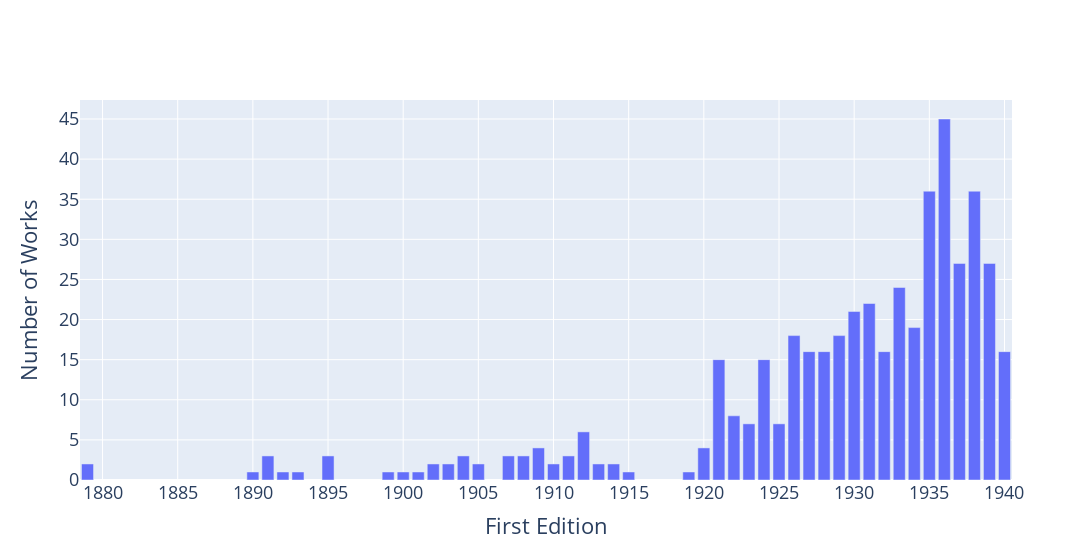

Source (notebook cell):
### Code cell
# let's plot first_edition_over_years_df
plot_df = first_edition_over_years_df
fig = px.bar(plot_df, title="First edition value counts")
# turn of legend
fig.update_layout(showlegend=False)
# turn off title
fig.update_layout(title="")
# y axis title "Darbu skaits"
# fig.update_yaxes(title="Darbu skaits")
fig.update_yaxes(title="Number of Works")
# x axis title "Pirmizdevums grāmatā
# fig.update_xaxes(title="Pirmizdevums grāmatā")
fig.update_xaxes(title="First Edition")
# save html
SAVE_HTML = False
if SAVE_HTML:
    fig.write_html("../html/first_edition_value_counts.html")
# fig.write_html("../html/first_edition_value_counts.html")
# save img
# fig.write_image("../img/first_edition_value_counts.png")
# font size 18
fig.update_layout(font=dict(size=18))
# show years every 5
fig.update_xaxes(tick0=0, dtick=5)
# let's make x gridlines every 10 years
fig.update_xaxes(showgrid=True, gridwidth=1, gridcolor='white')
# width 1000
fig.update_layout(width=1242)
# save as png
# fig.write_image("../img/first_edition_value_counts.png") # FIXME kaleido not installed
fig.show()

### Figure 1 — Plotly figure (JSON) as saved in the notebook; plotly's stock layout.template omitted (floating-point values rounded to 4 significant figures)
{"data": [{"alignmentgroup": "True", "hovertemplate": "variable=firstEditionCount<br>year=%{x}<br>value=%{y}<extra></extra>", "legendgroup": "firstEditionCount", "marker": {"color": "#636efa", "pattern": {"shape": ""}}, "name": "firstEditionCount", "offsetgroup": "firstEditionCount", "orientation": "v", "showlegend": true, "textposition": "auto", "type": "bar", "x": [1879, 1890, 1891, 1892, 1893, 1895, 1899, 1900, 1901, 1902, 1903, 1904, 1905, 1907, 1908, 1909, 1910, 1911, 1912, 1913, 1914, 1915, 1919, 1920, 1921, 1922, 1923, 1924, 1925, 1926, 1927, 1928, 1929, 1930, 1931, 1932, 1933, 1934, 1935, 1936, 1937, 1938, 1939, 1940], "xaxis": "x", "y": [2, 1, 3, 1, 1, 3, 1, 1, 1, 2, 2, 3, 2, 3, 3, 4, 2, 3, 6, 2, 2, 1, 1, 4, 15, 8, 7, 15, 7, 18, 16, 16, 18, 21, 22, 16, 24, 19, 36, 45, 27, 36, 27, 16], "yaxis": "y"}], "layout": {"barmode": "relative", "font": {"size": 18}, "legend": {"title": {"text": "variable"}, "tracegroupgap": 0}, "showlegend": false, "title": {"text": ""}, "width": 1242, "xaxis": {"anchor": "y", "domain": [0, 1], "dtick": 5, "gridcolor": "white", "gridwidth": 1, "showgrid": true, "tick0": 0, "title": {"text": "First Edition"}}, "yaxis": {"anchor": "x", "domain": [0, 1], "title": {"text": "Number of Works"}}}}
